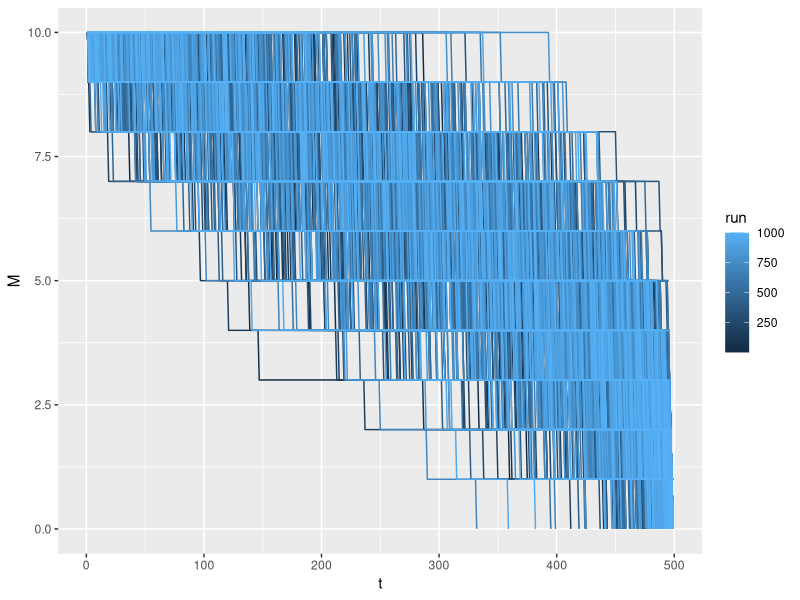

The R script that drew this image:
library( tidyverse)




game_hist <- tibble( run = numeric(), t = numeric(), R = numeric(), M = numeric())
n_run <- 1000
m_w <- 0

for( run in 1:n_run)
{
  R <- 1000
  M <- 10
  flips <- runif( R)
  Rs <- numeric()
  Ms <- numeric()
  
  for( flip in flips )
  {
    #cat( M, " ", R, "\n")
    if( flip <= M/R ) 
      M <- M-1
    R <- R-2
    Rs <- c( Rs, R )
    Ms <- c( Ms, M )
    
    #if( R == 0 ) break
    if( M == 0 ) break
    if( M >= R/2 ) break
  }
  if( M>0 )
    m_w <- m_w+1
  game_hist <- game_hist |> bind_rows( tibble( run= run, t = 1:length(Rs ), R = Rs, M = Ms ))
}

m_w
m_w/n_run
ggplot( game_hist, aes(x=t, y=M , group=run) ) + geom_line( aes(color=run))


# random permutation of murder list
# birth / death
# martingale
# aumann agreement theorem with sigma-algebra of information